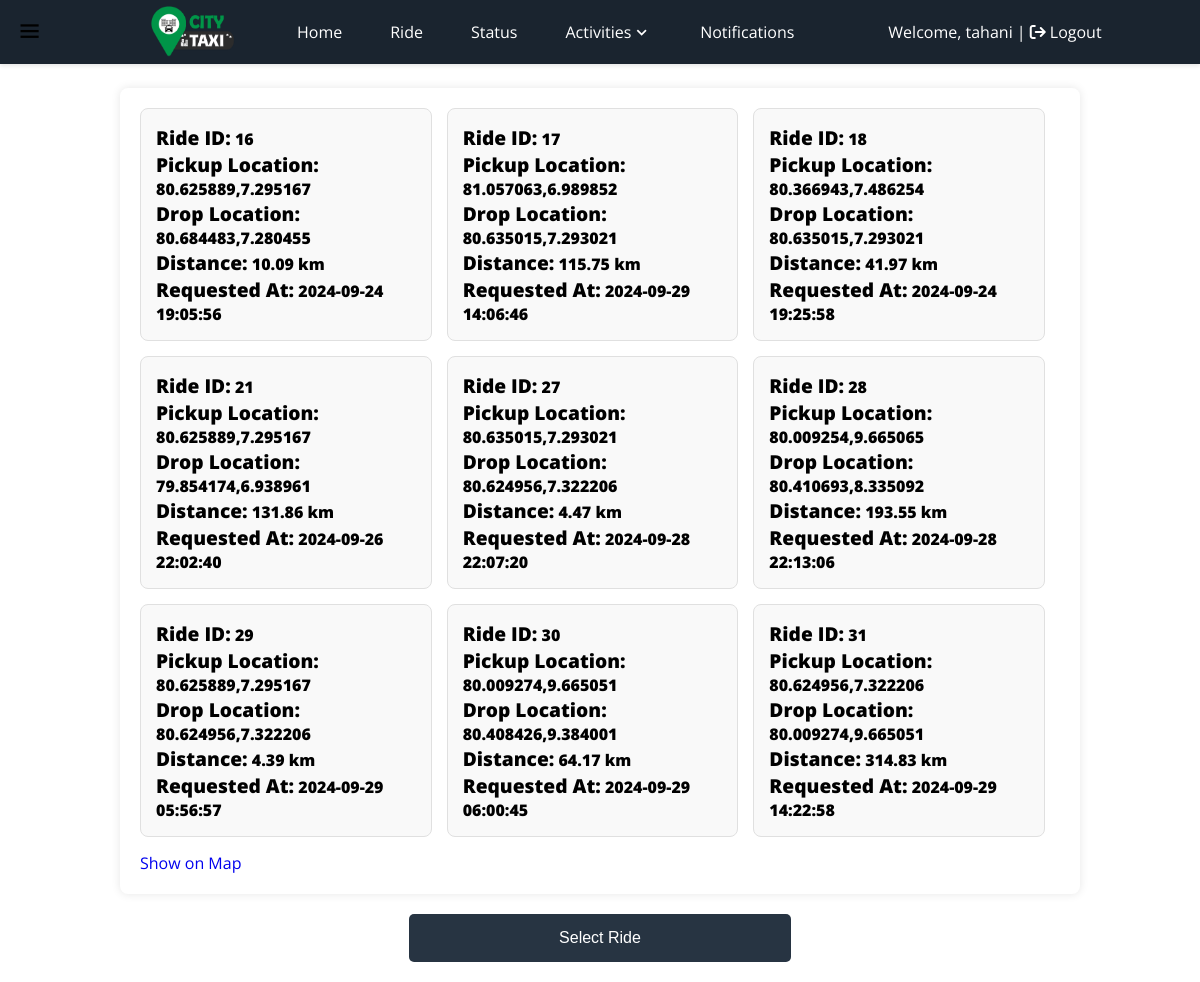
The page /Drivers/backend/ride/requestedRides.php (signed in) on the database its author committed.
### tables this page shows
CREATE TABLE `ride` (
  `rideID` int(11) NOT NULL,
  `pickupLocation` varchar(255) NOT NULL,
  `dropLocation` varchar(255) NOT NULL,
  `distance` float NOT NULL,
  `fare` float NOT NULL,
  `passengerID` varchar(255) NOT NULL,
  `driverID` int(11) NOT NULL,
  `requestAt` timestamp NOT NULL DEFAULT current_timestamp() ON UPDATE current_timestamp(),
  `rideStatus` varchar(150) NOT NULL,
  `passengerType` varchar(255) NOT NULL,
  `passengerMobile` int(11) NOT NULL
);

### Drivers/backend/ride/requestedRides.php (the view, shortened to what this page needs)
<!DOCTYPE html>
<html lang="en">
<head>
    <link rel="stylesheet" href="../Sass/NavBarDriver.min.css" />
    <link rel="stylesheet" href="Sass/requestedRides.min.css">
    <link
      href="https://cdn.jsdelivr.net/npm/boxicons@2.0.5/css/boxicons.min.css"
      rel="stylesheet"
    />
    <link
      rel="stylesheet"
      href="https://cdnjs.cloudflare.com/ajax/libs/font-awesome/6.5.1/css/all.min.css"
    />
</head>
<body>
    <header class="header">
      <i class="bx bx-menu header__toggle" id="header-toggle"></i>
      <nav class="nav" id="nav-menu">
        <div class="nav__content bd-grid">
          <a href="" class="nav__perfil">
            <div class="nav__img">
              <img src="assets/img/perfil.jpg" alt="" />
            </div>
            <div>
            <img src="../../../City-Taxi.png" alt="" style="width: 85px; height: 60px" />
            </div>
          </a>
          <div class="nav__menu">
            <ul class="nav__list">
              <li class="nav__item">
                <a href="../HomeDriver.php" class="nav__link">Home</a>
              </li>
              <li class="nav__item">
                <a href="#" class="nav__link">Ride</a>
              </li>
              <li class="nav__item">
                <a href="../statusDriver.php" class="nav__link">Status</a>
              </li>
              <li class="nav__item dropdown">
                <a href="#" class="nav__link dropdown__link"
                  >Activities <i class="bx bx-chevron-down dropdown__icon"></i
                ></a>
              </li>
              <li class="nav__item">
                <a href="NotificationDriver.php" class="nav__link">Notifications</a>
              </li>
              <li class="nav__item" style="margin-left:70px">
                <a href="ProfileDriver.php" class="nav__link">
                  <?php
                    if (isset($_SESSION['loggedin']) && $_SESSION['loggedin'] == true) {
                        echo "Welcome, " . htmlspecialchars($_SESSION['firstName']);
                    } else {
                        echo '<a href="login.php" style="color: white;">Login</a>';
                    }
                  ?>
                </a>
              </li>
              <li class="nav__item" style="margin-left:-20px">
                <a href="../driversLogin.html" class="nav__link"> | <i class="fa fa-sign-out" aria-hidden="true"></i> Logout</a>
              </li>
            </ul>
          </div>
        </div>
      </nav>
    </header>
    <br><br><br><br>
</body>
</html>
<?php
include '../dbConnection.php';
if (isset($_SESSION['loggedin']) && $_SESSION['loggedin'] == true) {
    $driverID = htmlspecialchars($_SESSION['driverID']);
} else {
    echo 'Please login to the system.';
    exit;
}
$sql = "SELECT * FROM ride WHERE driverID = '$driverID'";
$result = $conn->query($sql);
if ($result->num_rows > 0) {
    echo '<form method="GET" action="showProcess.php">  ';
    echo '<div class="ride-request-list">';
    while ($row = $result->fetch_assoc()) {
      $rideID =  htmlspecialchars($row["rideID"]);
        echo '<div class="ride-request-item" onclick="selectRide(this)">';
        echo '<span style="font-weight: 900;">Ride ID:</span> ' . htmlspecialchars($row["rideID"]) . '<br>';
        echo '<span style="font-weight: 900;">Pickup Location:</span> ' . htmlspecialchars($row["pickupLocation"]) . '<br>';
        echo '<span style="font-weight: 900;">Drop Location:</span> ' . htmlspecialchars($row["dropLocation"]) . '<br>';
        echo '<span style="font-weight: 900;">Distance:</span> ' . htmlspecialchars($row["distance"]) . ' km<br>';
        echo '<span style="font-weight: 900;">Requested At:</span> ' . htmlspecialchars($row["requestAt"]) . '<br>';
        echo '</div>';
    }
    echo '<a href="mapShowLocationCus.php?rideID=' . $rideID . '">Show on Map</a>';
    echo '</div>';
    echo '<button type="submit">Select Ride</button>';
    echo '</form>';
} else {
    echo "No rides found for this driver.";
}
?>

### rows shown on the page
ride: rideID "16", pickupLocation "80.625889,7.295167", dropLocation "80.684483,7.280455", distance "10.09", requestAt "2024-09-24 19:05:56"
ride: rideID "17", pickupLocation "81.057063,6.989852", dropLocation "80.635015,7.293021", distance "115.75", requestAt "2024-09-29 14:06:46"
ride: rideID "18", pickupLocation "80.366943,7.486254", dropLocation "80.635015,7.293021", distance "41.97", requestAt "2024-09-24 19:25:58"
ride: rideID "21", pickupLocation "80.625889,7.295167", dropLocation "79.854174,6.938961", distance "131.86", requestAt "2024-09-26 22:02:40"
ride: rideID "27", pickupLocation "80.635015,7.293021", dropLocation "80.624956,7.322206", distance "4.47", requestAt "2024-09-28 22:07:20"
ride: rideID "28", pickupLocation "80.009254,9.665065", dropLocation "80.410693,8.335092", distance "193.55", requestAt "2024-09-28 22:13:06"
ride: rideID "29", pickupLocation "80.625889,7.295167", dropLocation "80.624956,7.322206", distance "4.39", requestAt "2024-09-29 05:56:57"
ride: rideID "30", pickupLocation "80.009274,9.665051", dropLocation "80.408426,9.384001", distance "64.17", requestAt "2024-09-29 06:00:45"
ride: rideID "31", pickupLocation "80.624956,7.322206", dropLocation "80.009274,9.665051", distance "314.83", requestAt "2024-09-29 14:22:58"

### other values the page prints
$_SESSION['firstName'] "tahani"
